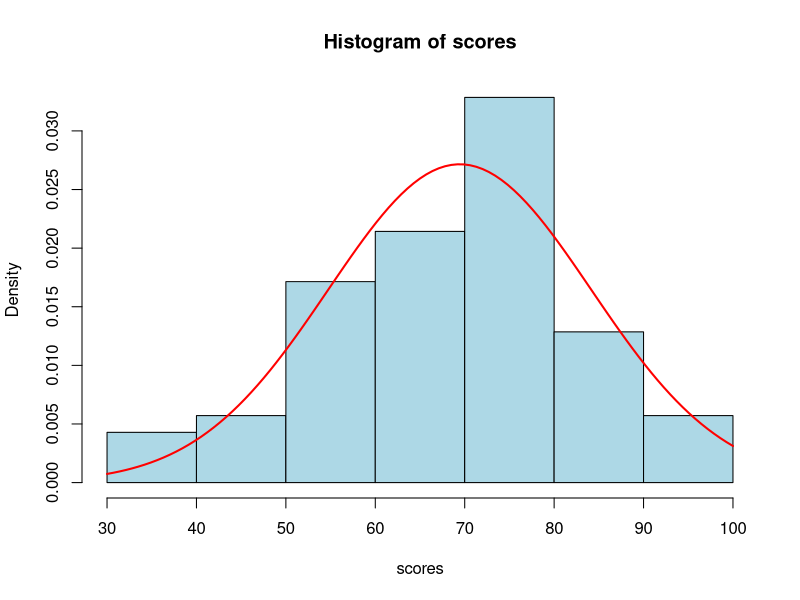

Recreate this plot in R.
## ---- chunk 1
# Exam scores from past students
scores <- read.csv("../dataset/exam.csv")$final

# Histogram of the exam scores
hist(scores, prob = TRUE, col = "lightblue")

# Overlay the normal curve
curve(dnorm(x, mean(scores), sd(scores)), col = "red", lwd = 2, add = TRUE)
